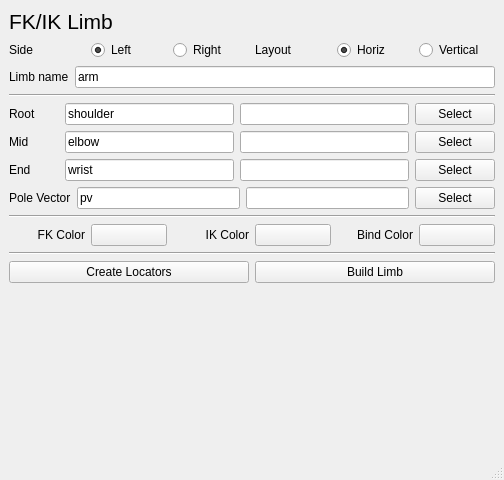
<?xml version="1.0" encoding="UTF-8"?>
<ui version="4.0">
 <class>MainWindow</class>
 <widget class="QMainWindow" name="MainWindow">
  <property name="geometry">
   <rect>
    <x>0</x>
    <y>0</y>
    <width>504</width>
    <height>480</height>
   </rect>
  </property>
  <property name="windowTitle">
   <string>Auto-rigger</string>
  </property>
  <widget class="QWidget" name="centralwidget">
   <layout class="QVBoxLayout" name="verticalLayout">
    <item>
     <layout class="QHBoxLayout" name="horizontalLayout_5">
      <item>
       <widget class="QLabel" name="label">
        <property name="font">
         <font>
          <pointsize>16</pointsize>
         </font>
        </property>
        <property name="text">
         <string>FK/IK Limb</string>
        </property>
       </widget>
      </item>
     </layout>
    </item>
    <item>
     <layout class="QHBoxLayout" name="horizontalLayout_11">
      <item>
       <layout class="QHBoxLayout" name="horizontalLayout_7">
        <item>
         <widget class="QLabel" name="label_6">
          <property name="text">
           <string>Side</string>
          </property>
         </widget>
        </item>
        <item>
         <widget class="QRadioButton" name="prefix_L">
          <property name="text">
           <string>Left</string>
          </property>
          <property name="checked">
           <bool>true</bool>
          </property>
          <attribute name="buttonGroup">
           <string notr="true">buttonGroup</string>
          </attribute>
         </widget>
        </item>
        <item>
         <widget class="QRadioButton" name="prefix_R">
          <property name="text">
           <string>Right</string>
          </property>
          <attribute name="buttonGroup">
           <string notr="true">buttonGroup</string>
          </attribute>
         </widget>
        </item>
       </layout>
      </item>
      <item>
       <layout class="QHBoxLayout" name="horizontalLayout_10">
        <item>
         <widget class="QLabel" name="label_11">
          <property name="text">
           <string>Layout</string>
          </property>
         </widget>
        </item>
        <item>
         <widget class="QRadioButton" name="layout_hor">
          <property name="text">
           <string>Horiz</string>
          </property>
          <property name="checked">
           <bool>true</bool>
          </property>
          <attribute name="buttonGroup">
           <string notr="true">buttonGroup_2</string>
          </attribute>
         </widget>
        </item>
        <item>
         <widget class="QRadioButton" name="layout_vert">
          <property name="text">
           <string>Vertical</string>
          </property>
          <attribute name="buttonGroup">
           <string notr="true">buttonGroup_2</string>
          </attribute>
         </widget>
        </item>
       </layout>
      </item>
     </layout>
    </item>
    <item>
     <layout class="QHBoxLayout" name="horizontalLayout_8">
      <item>
       <widget class="QLabel" name="label_7">
        <property name="sizePolicy">
         <sizepolicy hsizetype="Minimum" vsizetype="Preferred">
          <horstretch>0</horstretch>
          <verstretch>0</verstretch>
         </sizepolicy>
        </property>
        <property name="minimumSize">
         <size>
          <width>50</width>
          <height>0</height>
         </size>
        </property>
        <property name="baseSize">
         <size>
          <width>0</width>
          <height>0</height>
         </size>
        </property>
        <property name="text">
         <string>Limb name</string>
        </property>
       </widget>
      </item>
      <item>
       <widget class="QLineEdit" name="name_limb">
        <property name="text">
         <string>arm</string>
        </property>
       </widget>
      </item>
     </layout>
    </item>
    <item>
     <widget class="Line" name="line_2">
      <property name="orientation">
       <enum>Qt::Horizontal</enum>
      </property>
     </widget>
    </item>
    <item>
     <layout class="QHBoxLayout" name="horizontalLayout">
      <item>
       <widget class="QLabel" name="label_2">
        <property name="sizePolicy">
         <sizepolicy hsizetype="Minimum" vsizetype="Preferred">
          <horstretch>0</horstretch>
          <verstretch>0</verstretch>
         </sizepolicy>
        </property>
        <property name="minimumSize">
         <size>
          <width>50</width>
          <height>0</height>
         </size>
        </property>
        <property name="baseSize">
         <size>
          <width>0</width>
          <height>0</height>
         </size>
        </property>
        <property name="text">
         <string>Root</string>
        </property>
       </widget>
      </item>
      <item>
       <widget class="QLineEdit" name="name_root">
        <property name="text">
         <string>shoulder</string>
        </property>
       </widget>
      </item>
      <item>
       <widget class="QLineEdit" name="sel_root">
        <property name="readOnly">
         <bool>true</bool>
        </property>
       </widget>
      </item>
      <item>
       <widget class="QPushButton" name="sel_1">
        <property name="text">
         <string>Select</string>
        </property>
       </widget>
      </item>
     </layout>
    </item>
    <item>
     <layout class="QHBoxLayout" name="horizontalLayout_3">
      <item>
       <widget class="QLabel" name="label_3">
        <property name="sizePolicy">
         <sizepolicy hsizetype="Minimum" vsizetype="Preferred">
          <horstretch>0</horstretch>
          <verstretch>0</verstretch>
         </sizepolicy>
        </property>
        <property name="minimumSize">
         <size>
          <width>50</width>
          <height>0</height>
         </size>
        </property>
        <property name="text">
         <string>Mid</string>
        </property>
       </widget>
      </item>
      <item>
       <widget class="QLineEdit" name="name_mid">
        <property name="text">
         <string>elbow</string>
        </property>
       </widget>
      </item>
      <item>
       <widget class="QLineEdit" name="sel_mid">
        <property name="readOnly">
         <bool>true</bool>
        </property>
       </widget>
      </item>
      <item>
       <widget class="QPushButton" name="sel_2">
        <property name="text">
         <string>Select</string>
        </property>
       </widget>
      </item>
     </layout>
    </item>
    <item>
     <layout class="QHBoxLayout" name="horizontalLayout_4">
      <item>
       <widget class="QLabel" name="label_4">
        <property name="minimumSize">
         <size>
          <width>50</width>
          <height>0</height>
         </size>
        </property>
        <property name="text">
         <string>End</string>
        </property>
       </widget>
      </item>
      <item>
       <widget class="QLineEdit" name="name_end">
        <property name="text">
         <string>wrist</string>
        </property>
       </widget>
      </item>
      <item>
       <widget class="QLineEdit" name="sel_end">
        <property name="readOnly">
         <bool>true</bool>
        </property>
       </widget>
      </item>
      <item>
       <widget class="QPushButton" name="sel_3">
        <property name="text">
         <string>Select</string>
        </property>
       </widget>
      </item>
     </layout>
    </item>
    <item>
     <layout class="QHBoxLayout" name="horizontalLayout_6">
      <item>
       <widget class="QLabel" name="label_5">
        <property name="minimumSize">
         <size>
          <width>50</width>
          <height>0</height>
         </size>
        </property>
        <property name="text">
         <string>Pole Vector</string>
        </property>
       </widget>
      </item>
      <item>
       <widget class="QLineEdit" name="name_pv">
        <property name="text">
         <string>pv</string>
        </property>
       </widget>
      </item>
      <item>
       <widget class="QLineEdit" name="sel_pv">
        <property name="readOnly">
         <bool>true</bool>
        </property>
       </widget>
      </item>
      <item>
       <widget class="QPushButton" name="sel_4">
        <property name="text">
         <string>Select</string>
        </property>
       </widget>
      </item>
     </layout>
    </item>
    <item>
     <widget class="Line" name="line_3">
      <property name="orientation">
       <enum>Qt::Horizontal</enum>
      </property>
     </widget>
    </item>
    <item>
     <layout class="QHBoxLayout" name="horizontalLayout_9">
      <item>
       <widget class="QLabel" name="label_8">
        <property name="text">
         <string>FK Color</string>
        </property>
        <property name="alignment">
         <set>Qt::AlignRight|Qt::AlignTrailing|Qt::AlignVCenter</set>
        </property>
       </widget>
      </item>
      <item>
       <widget class="QPushButton" name="fk_color_btn">
        <property name="text">
         <string/>
        </property>
       </widget>
      </item>
      <item>
       <widget class="QLabel" name="label_9">
        <property name="text">
         <string>IK Color</string>
        </property>
        <property name="alignment">
         <set>Qt::AlignRight|Qt::AlignTrailing|Qt::AlignVCenter</set>
        </property>
       </widget>
      </item>
      <item>
       <widget class="QPushButton" name="ik_color_btn">
        <property name="text">
         <string/>
        </property>
       </widget>
      </item>
      <item>
       <widget class="QLabel" name="label_10">
        <property name="text">
         <string>Bind Color</string>
        </property>
        <property name="alignment">
         <set>Qt::AlignRight|Qt::AlignTrailing|Qt::AlignVCenter</set>
        </property>
       </widget>
      </item>
      <item>
       <widget class="QPushButton" name="bind_color_btn">
        <property name="text">
         <string/>
        </property>
       </widget>
      </item>
     </layout>
    </item>
    <item>
     <widget class="Line" name="line">
      <property name="orientation">
       <enum>Qt::Horizontal</enum>
      </property>
     </widget>
    </item>
    <item>
     <layout class="QHBoxLayout" name="horizontalLayout_2">
      <item>
       <widget class="QPushButton" name="btn_1">
        <property name="text">
         <string>Create Locators</string>
        </property>
       </widget>
      </item>
      <item>
       <widget class="QPushButton" name="btn_2">
        <property name="text">
         <string>Build Limb</string>
        </property>
       </widget>
      </item>
     </layout>
    </item>
    <item>
     <spacer name="verticalSpacer">
      <property name="orientation">
       <enum>Qt::Vertical</enum>
      </property>
      <property name="sizeHint" stdset="0">
       <size>
        <width>20</width>
        <height>246</height>
       </size>
      </property>
     </spacer>
    </item>
   </layout>
  </widget>
  <widget class="QMenuBar" name="menubar">
   <property name="geometry">
    <rect>
     <x>0</x>
     <y>0</y>
     <width>504</width>
     <height>18</height>
    </rect>
   </property>
  </widget>
  <widget class="QStatusBar" name="statusbar"/>
 </widget>
 <resources/>
 <connections/>
 <buttongroups>
  <buttongroup name="buttonGroup"/>
  <buttongroup name="buttonGroup_2"/>
 </buttongroups>
</ui>
